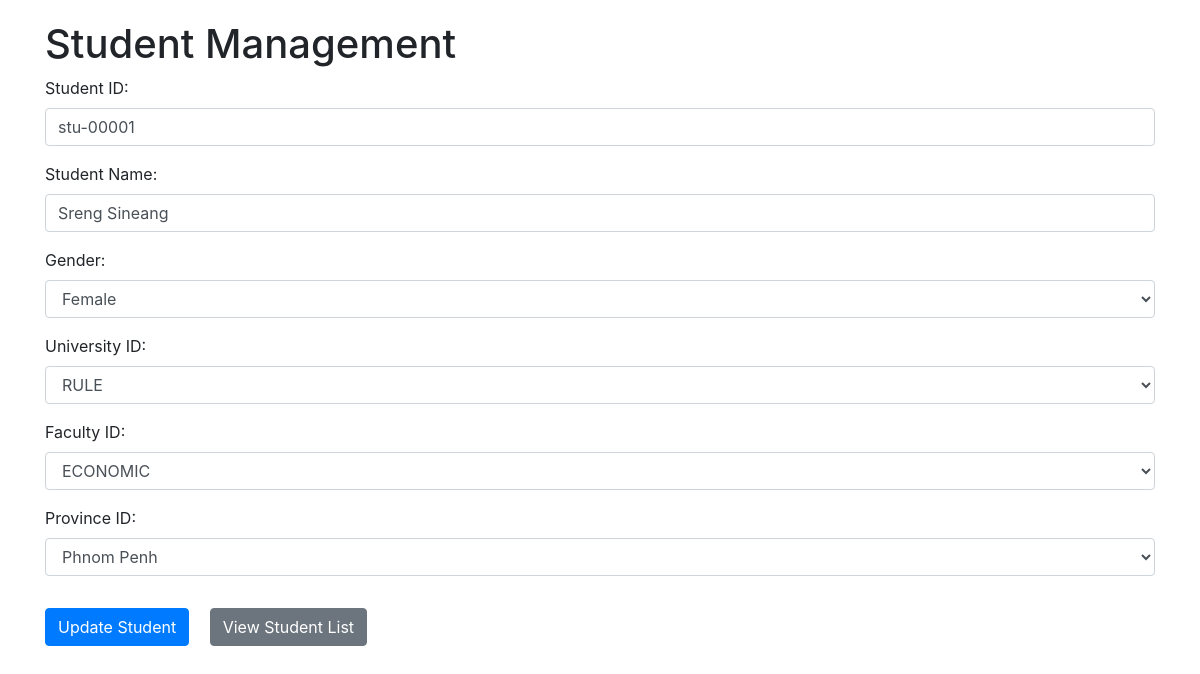
Screenshot of /index.php?edit=stu-00001 with the database file from the repository.
### tables this page shows
CREATE TABLE `student` (
  `student_id` varchar(10) NOT NULL,
  `student_name` varchar(40) NOT NULL,
  `gender` varchar(6) NOT NULL,
  `stu_university_id` varchar(10) NOT NULL,
  `stu_faculty_id` varchar(15) NOT NULL,
  `stu_province_id` varchar(12) NOT NULL
);

### index.php (the view, shortened to what this page needs)
<?php
include 'db.php';
if (isset($_GET['edit'])) {
    $id = $conn->real_escape_string($_GET['edit']);
    $sql = "SELECT * FROM student WHERE student_id='$id'";
    $result = $conn->query($sql);
    $student = $result->fetch_assoc();
} else {
    $student = null;
}
?>
<!DOCTYPE html>
<html lang="en">
<head>
    <link href="https://maxcdn.bootstrapcdn.com/bootstrap/4.5.2/css/bootstrap.min.css" rel="stylesheet">
</head>
<body>
<div class="container">
    <h1>Student Management</h1>
    <form method="POST" action="">
        <div class="form-group">
            <label for="student_id">Student ID:</label>
            <input type="text" class="form-control" id="student_id" name="student_id" value="<?php echo htmlspecialchars($student['student_id'] ?? ''); ?>" required>
        </div>
        <div class="form-group">
            <label for="student_name">Student Name:</label>
            <input type="text" class="form-control" id="student_name" name="student_name" value="<?php echo htmlspecialchars($student['student_name'] ?? ''); ?>" required>
        </div>
        <div class="form-group">
            <label for="gender">Gender:</label>
            <select class="form-control" id="gender" name="gender" required>
                <option value="Female" <?php echo (isset($student['gender']) && $student['gender'] == 'Female') ? 'selected' : ''; ?>>Female</option>
            </select>
        </div>
        <div class="form-group">
            <label for="stu_university_id">University ID:</label>
            <select class="form-control" id="stu_university_id" name="stu_university_id" required>
                <option value="RULE" <?php echo (isset($student['stu_university_id']) && $student['stu_university_id'] == 'RULE') ? 'selected' : ''; ?>>RULE</option>
            </select>
        </div>
        <div class="form-group">
            <label for="stu_faculty_id">Faculty ID:</label>
            <select class="form-control" id="stu_faculty_id" name="stu_faculty_id" required>
                <option value="ECONOMIC" <?php echo (isset($student['stu_faculty_id']) && $student['stu_faculty_id'] == 'ECONOMIC') ? 'selected' : ''; ?>>ECONOMIC</option>
            </select>
        </div>
        <div class="form-group">
            <label for="stu_province_id">Province ID:</label>
            <select class="form-control" id="stu_province_id" name="stu_province_id" required>
                <option value="Phnom Penh" <?php echo (isset($student['stu_province_id']) && $student['stu_province_id'] == 'Phnom Penh') ? 'selected' : ''; ?>>Phnom Penh</option>
            </select>
        </div>
        <button type="submit" class="btn btn-primary" name="<?php echo isset($student) ? 'update' : 'add'; ?>"><?php echo isset($student) ? 'Update Student' : 'Add Student'; ?></button>
        <a href="studentList.php" class="btn btn-secondary m-3">View Student List</a>
    </form>
</body>
</html>

### index.php (style rules this page uses)
.container { margin-top: 20px; }

### rows the page displays
student: student_id "stu-00001", student_name "Sreng Sineang", gender "Female", stu_university_id "RULE", stu_faculty_id "ECONOMIC", stu_province_id "Phnom Penh"
